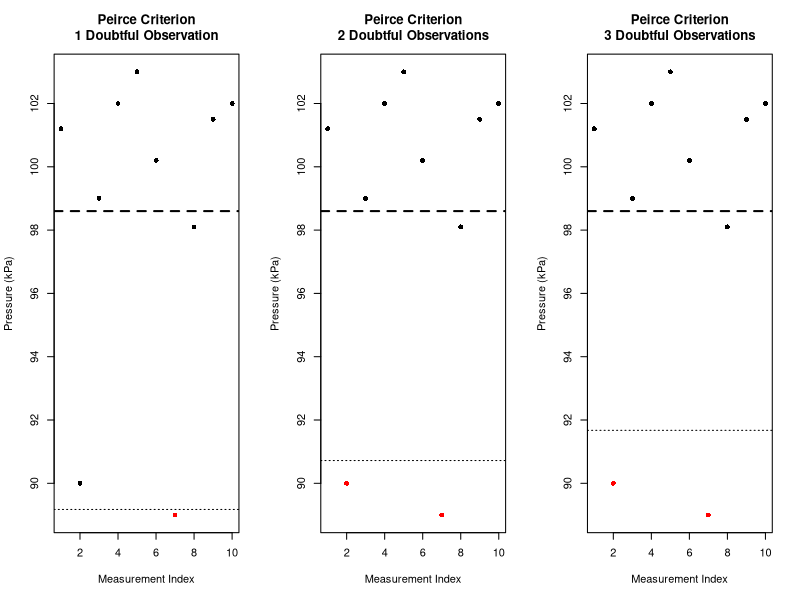

R code for this plot:
# Data values 
x <- c(101.2, 90.0, 99.0, 102.0, 103.0, 100.2, 89.0, 98.1, 101.5, 102.0)
n <- length(x)

# Mean and sample standard deviation (as in paper)
xm <- mean(x)
sigma <- sd(x)

# R values from Peirce's table for n = 10
R_values <- c(
  "1_doubtful" = 1.878,
  "2_doubtful" = 1.570,
  "3_doubtful" = 1.380
)

# Function to compute outliers for a given R
peirce_outliers <- function(x, xm, sigma, R) {
  deviation <- abs(x - xm)
  max_dev <- sigma * R
  deviation > max_dev # Boolean Value
}

# Outliers 
out_1 <- peirce_outliers(x, xm, sigma, R_values[1])
out_2 <- peirce_outliers(x, xm, sigma, R_values[2])
out_3 <- peirce_outliers(x, xm, sigma, R_values[3])

# Plots
plot_peirce <- function(x, xm, sigma, R, outliers, title) {
  max_dev <- sigma * R
  plot(
    x,
    pch = 16,
    col = ifelse(outliers, "red", "black"),
    ylab = "Pressure (kPa)",
    xlab = "Measurement Index",
    main = title
  )
  abline(h = xm, lwd = 2, lty = 2)
  abline(h = xm + max_dev, lty = 3)
  abline(h = xm - max_dev, lty = 3)
}

par(mfrow = c(1, 3))

plot_peirce(
  x, xm, sigma, R_values[1], out_1,
  "Peirce Criterion\n1 Doubtful Observation"
)
plot_peirce(
  x, xm, sigma, R_values[2], out_2,
  "Peirce Criterion\n2 Doubtful Observations"
)
plot_peirce(
  x, xm, sigma, R_values[3], out_3,
  "Peirce Criterion\n3 Doubtful Observations"
)

